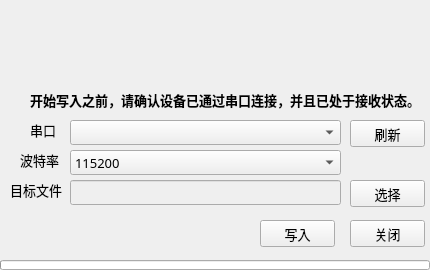
<?xml version="1.0" encoding="UTF-8"?>
<ui version="4.0">
 <class>MainWindow</class>
 <widget class="QMainWindow" name="MainWindow">
  <property name="enabled">
   <bool>true</bool>
  </property>
  <property name="geometry">
   <rect>
    <x>0</x>
    <y>0</y>
    <width>430</width>
    <height>270</height>
   </rect>
  </property>
  <property name="minimumSize">
   <size>
    <width>430</width>
    <height>270</height>
   </size>
  </property>
  <property name="maximumSize">
   <size>
    <width>430</width>
    <height>270</height>
   </size>
  </property>
  <property name="font">
   <font>
    <family>微软雅黑</family>
    <pointsize>10</pointsize>
   </font>
  </property>
  <property name="windowTitle">
   <string>Flash Programmer v1.0</string>
  </property>
  <property name="windowIcon">
   <iconset resource="img.qrc">
    <normaloff>:/new/perfix1/img/property_obj.gif</normaloff>:/new/perfix1/img/property_obj.gif</iconset>
  </property>
  <widget class="QWidget" name="centralWidget">
   <widget class="QComboBox" name="comboBox_comno">
    <property name="geometry">
     <rect>
      <x>70</x>
      <y>120</y>
      <width>271</width>
      <height>25</height>
     </rect>
    </property>
   </widget>
   <widget class="QProgressBar" name="progressBar">
    <property name="enabled">
     <bool>true</bool>
    </property>
    <property name="geometry">
     <rect>
      <x>0</x>
      <y>260</y>
      <width>430</width>
      <height>10</height>
     </rect>
    </property>
    <property name="sizePolicy">
     <sizepolicy hsizetype="Fixed" vsizetype="Fixed">
      <horstretch>0</horstretch>
      <verstretch>0</verstretch>
     </sizepolicy>
    </property>
    <property name="minimumSize">
     <size>
      <width>430</width>
      <height>5</height>
     </size>
    </property>
    <property name="value">
     <number>0</number>
    </property>
    <property name="textVisible">
     <bool>false</bool>
    </property>
    <property name="invertedAppearance">
     <bool>false</bool>
    </property>
    <property name="format">
     <string/>
    </property>
   </widget>
   <widget class="QLabel" name="label_com">
    <property name="geometry">
     <rect>
      <x>30</x>
      <y>120</y>
      <width>26</width>
      <height>19</height>
     </rect>
    </property>
    <property name="text">
     <string>串口</string>
    </property>
   </widget>
   <widget class="QLabel" name="label_baudrate">
    <property name="geometry">
     <rect>
      <x>20</x>
      <y>150</y>
      <width>39</width>
      <height>19</height>
     </rect>
    </property>
    <property name="text">
     <string>波特率</string>
    </property>
   </widget>
   <widget class="QPushButton" name="Button_close">
    <property name="geometry">
     <rect>
      <x>350</x>
      <y>220</y>
      <width>75</width>
      <height>27</height>
     </rect>
    </property>
    <property name="text">
     <string>关闭</string>
    </property>
   </widget>
   <widget class="QPushButton" name="Button_refresh">
    <property name="geometry">
     <rect>
      <x>350</x>
      <y>120</y>
      <width>75</width>
      <height>27</height>
     </rect>
    </property>
    <property name="text">
     <string>刷新</string>
    </property>
   </widget>
   <widget class="QLabel" name="label_notice">
    <property name="geometry">
     <rect>
      <x>30</x>
      <y>90</y>
      <width>390</width>
      <height>19</height>
     </rect>
    </property>
    <property name="text">
     <string>&lt;html&gt;&lt;head/&gt;&lt;body&gt;&lt;p&gt;&lt;span style=&quot; font-weight:600;&quot;&gt;开始写入之前，请确认设备已通过串口连接，并且已处于接收状态。&lt;/span&gt;&lt;/p&gt;&lt;/body&gt;&lt;/html&gt;</string>
    </property>
   </widget>
   <widget class="QComboBox" name="comboBox_braudrate">
    <property name="geometry">
     <rect>
      <x>70</x>
      <y>150</y>
      <width>271</width>
      <height>25</height>
     </rect>
    </property>
    <item>
     <property name="text">
      <string>115200</string>
     </property>
    </item>
    <item>
     <property name="text">
      <string>38400</string>
     </property>
    </item>
    <item>
     <property name="text">
      <string>9600</string>
     </property>
    </item>
   </widget>
   <widget class="QLabel" name="label_bigpic">
    <property name="geometry">
     <rect>
      <x>0</x>
      <y>0</y>
      <width>431</width>
      <height>91</height>
     </rect>
    </property>
    <property name="text">
     <string/>
    </property>
    <property name="pixmap">
     <pixmap resource="img.qrc">:/new/perfix1/img/news.jpg</pixmap>
    </property>
    <property name="scaledContents">
     <bool>true</bool>
    </property>
   </widget>
   <widget class="QLabel" name="label_helppic">
    <property name="geometry">
     <rect>
      <x>10</x>
      <y>90</y>
      <width>21</width>
      <height>21</height>
     </rect>
    </property>
    <property name="text">
     <string/>
    </property>
    <property name="pixmap">
     <pixmap resource="img.qrc">:/new/perfix1/img/help.gif</pixmap>
    </property>
   </widget>
   <widget class="QLabel" name="label_srcflie">
    <property name="geometry">
     <rect>
      <x>10</x>
      <y>180</y>
      <width>52</width>
      <height>19</height>
     </rect>
    </property>
    <property name="text">
     <string>目标文件</string>
    </property>
   </widget>
   <widget class="QLineEdit" name="lineEdit_srcfile">
    <property name="enabled">
     <bool>false</bool>
    </property>
    <property name="geometry">
     <rect>
      <x>70</x>
      <y>180</y>
      <width>271</width>
      <height>25</height>
     </rect>
    </property>
   </widget>
   <widget class="QPushButton" name="Button_choice">
    <property name="geometry">
     <rect>
      <x>350</x>
      <y>180</y>
      <width>75</width>
      <height>27</height>
     </rect>
    </property>
    <property name="text">
     <string>选择</string>
    </property>
   </widget>
   <widget class="QLabel" name="label_status">
    <property name="geometry">
     <rect>
      <x>30</x>
      <y>220</y>
      <width>211</width>
      <height>19</height>
     </rect>
    </property>
    <property name="text">
     <string/>
    </property>
   </widget>
   <widget class="QLabel" name="label_statuspic">
    <property name="geometry">
     <rect>
      <x>10</x>
      <y>220</y>
      <width>16</width>
      <height>16</height>
     </rect>
    </property>
    <property name="text">
     <string/>
    </property>
   </widget>
   <widget class="QPushButton" name="Button_write">
    <property name="geometry">
     <rect>
      <x>260</x>
      <y>220</y>
      <width>75</width>
      <height>27</height>
     </rect>
    </property>
    <property name="text">
     <string>写入</string>
    </property>
   </widget>
   <zorder>comboBox_comno</zorder>
   <zorder>progressBar</zorder>
   <zorder>label_com</zorder>
   <zorder>label_baudrate</zorder>
   <zorder>Button_close</zorder>
   <zorder>Button_refresh</zorder>
   <zorder>label_notice</zorder>
   <zorder>comboBox_braudrate</zorder>
   <zorder>label_bigpic</zorder>
   <zorder>label_helppic</zorder>
   <zorder>label_srcflie</zorder>
   <zorder>lineEdit_srcfile</zorder>
   <zorder>Button_choice</zorder>
   <zorder>Button_write</zorder>
   <zorder>label_status</zorder>
   <zorder>label_statuspic</zorder>
  </widget>
 </widget>
 <layoutdefault spacing="6" margin="11"/>
 <tabstops>
  <tabstop>comboBox_comno</tabstop>
  <tabstop>Button_refresh</tabstop>
  <tabstop>comboBox_braudrate</tabstop>
  <tabstop>lineEdit_srcfile</tabstop>
  <tabstop>Button_choice</tabstop>
  <tabstop>Button_write</tabstop>
  <tabstop>Button_close</tabstop>
 </tabstops>
 <resources>
  <include location="img.qrc"/>
 </resources>
 <connections>
  <connection>
   <sender>Button_close</sender>
   <signal>clicked()</signal>
   <receiver>MainWindow</receiver>
   <slot>close()</slot>
   <hints>
    <hint type="sourcelabel">
     <x>393</x>
     <y>232</y>
    </hint>
    <hint type="destinationlabel">
     <x>226</x>
     <y>215</y>
    </hint>
   </hints>
  </connection>
 </connections>
</ui>
